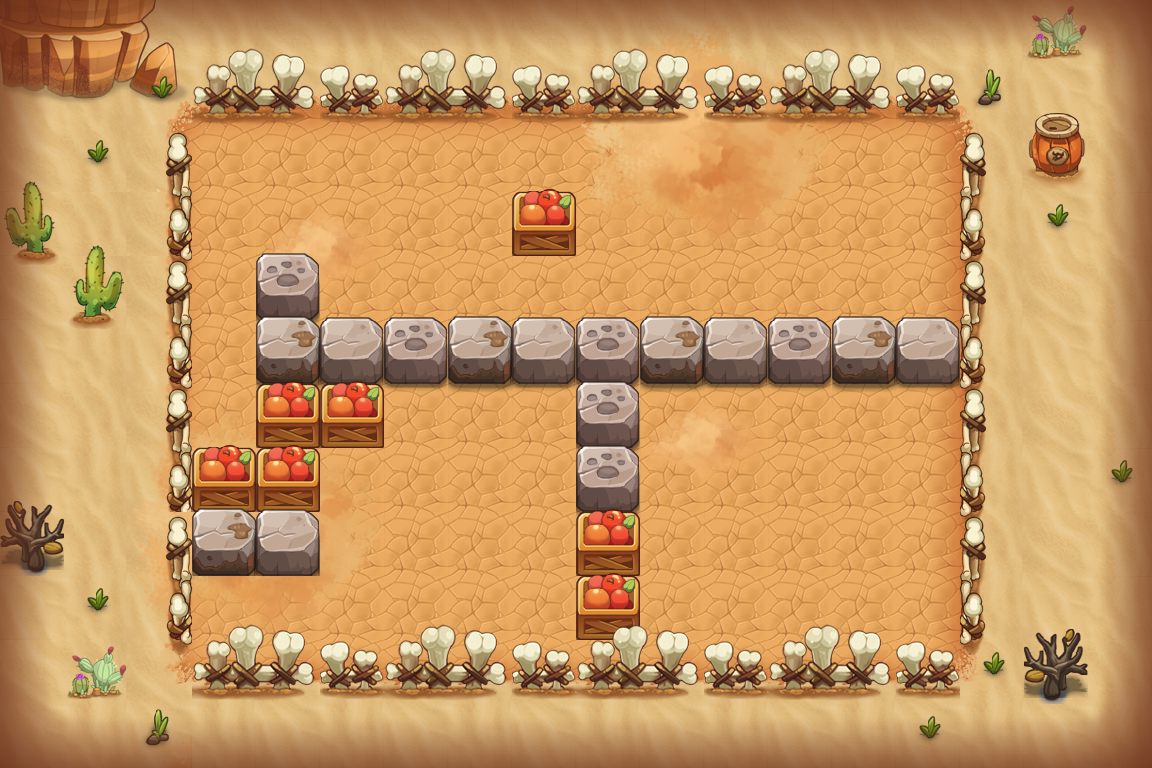

This is a level from a 2D game, rendered from its Tiled map with the project's own tilesets. A one-line summary and the map file follow, with tile-layer data summarised:
An orthogonal 18x12 tile map with 64x64 px tiles, 15 tile layers (PASS, 块层 2, 块层 4, 块层 15, ...) and 14 objects (8x TRAP, 3x dcq5, 2x BOMB, PLAYER).

<map version="1.0" orientation="orthogonal" width="18" height="12" tilewidth="64" tileheight="64">
 <properties>
  <property name="DESTRY1" value="255" />
  <property name="DESTRY2" value="314" />
  <property name="DESTRY3" value="149" />
  <property name="DESTRY4" value="177" />
  <property name="DESTRY_COUNT" value="4" />
  <property name="EXP" value="445" />
  <property name="ITEM" value="D011" />
  <property name="MONEY" value="683" />
 </properties>
 <tileset firstgid="1" name="hmpy" tilewidth="64" tileheight="64">
  <image source="hmpy-hd.png" width="1000" height="2048" />
 </tileset>
 <layer name="PASS" width="18" height="12">
  <data>[216 cells, 145 non-empty, 10 distinct tile ids]</data>
 </layer>
 <layer name="块层 2" width="18" height="12">
  <data>[216 cells, 147 non-empty, 32 distinct tile ids]</data>
 </layer>
 <layer name="块层 4" width="18" height="12">
  <data>[216 cells, 24 non-empty, 4 distinct tile ids]</data>
 </layer>
 <layer name="块层 15" width="18" height="12">
  <data>[216 cells, 60 non-empty, 34 distinct tile ids]</data>
 </layer>
 <layer name="块层 3" width="18" height="12">
  <data>[216 cells, 61 non-empty, 10 distinct tile ids]</data>
 </layer>
 <layer name="块层 5" width="18" height="12">
  <data>[216 cells, 23 non-empty, 4 distinct tile ids]</data>
 </layer>
 <layer name="SHELTER 9" width="18" height="12">
  <data>[216 cells, 12 non-empty, 3 distinct tile ids]</data>
 </layer>
 <layer name="SHELTER 8" width="18" height="12">
  <data>[216 cells, 1 non-empty, 1 distinct tile ids]</data>
 </layer>
 <layer name="SHELTER 7" width="18" height="12">
  <data>[216 cells, 3 non-empty, 3 distinct tile ids]</data>
 </layer>
 <layer name="SHELTER 6" width="18" height="12">
  <data>[216 cells, 3 non-empty, 2 distinct tile ids]</data>
 </layer>
 <layer name="SHELTER 5" width="18" height="12">
  <data>[216 cells, 3 non-empty, 2 distinct tile ids]</data>
 </layer>
 <layer name="SHELTER 4" width="18" height="12">
  <data>[216 cells, 11 non-empty, 3 distinct tile ids]</data>
 </layer>
 <layer name="SHELTER 3" width="18" height="12">
  <data>[216 cells, 1 non-empty, 1 distinct tile ids]</data>
 </layer>
 <layer name="SHELTER 2" width="18" height="12">
  <data>[216 cells, 1 non-empty, 1 distinct tile ids]</data>
 </layer>
 <objectgroup name="对象层 1" width="36" height="24">
  <object name="PLAYER" type="PLAYER" x="832" y="192" width="64" height="64" />
  <object name="tnt1" type="BOMB" x="768" y="512" width="64" height="64">
   <properties>
    <property name="bomb_ani" value="tnt_bomb.bomb" />
    <property name="bomb_damage" value="9999" />
    <property name="bomb_power" value="1" />
   </properties>
  </object>
  <object name="tnt2" type="BOMB" x="384" y="512" width="64" height="64">
   <properties>
    <property name="bomb_ani" value="tnt_bomb.bomb" />
    <property name="bomb_damage" value="9999" />
    <property name="bomb_power" value="1" />
   </properties>
  </object>
  <object name="senser1" type="TRAP" x="448" y="256" width="64" height="64">
   <properties>
    <property name="trap_floor" value="true" />
    <property name="trap_script" value="trap_onTNTSenser(&quot;tnt1&quot;);" />
    <property name="trap_start_mode" value="0" />
   </properties>
  </object>
  <object name="senser2" type="TRAP" x="704" y="128" width="64" height="64">
   <properties>
    <property name="trap_floor" value="true" />
    <property name="trap_script" value="trap_onTNTSenser(&quot;tnt2&quot;);" />
    <property name="trap_start_mode" value="0" />
   </properties>
  </object>
  <object name="zi_dan_right1" type="TRAP" x="320" y="256" width="64" height="64">
   <properties>
    <property name="trap_ani" value="fire_cat_right.actor" />
    <property name="trap_delay" value="2" />
    <property name="trap_id" value="0" />
    <property name="trap_script" value="trap(&quot;zi_dan_right1&quot;):setAtkPower(target(&quot;PLAYER&quot;):getHP()*0.1);trap(&quot;zi_dan_right1&quot;):turnRight(); trap(&quot;zi_dan_right1&quot;):getAI():getActions():addObject( AIUseSkill:create(   SkillLua:create(&quot;skill_0001&quot;)  )  );" />
    <property name="trap_start_mode" value="2" />
    <property name="trap_state" value="open" />
   </properties>
  </object>
  <object name="zi_dan_up1" type="TRAP" x="704" y="256" width="64" height="64">
   <properties>
    <property name="trap_ani" value="fire_cat_up.actor" />
    <property name="trap_delay" value="2" />
    <property name="trap_id" value="0" />
    <property name="trap_script" value="trap(&quot;zi_dan_up1&quot;):setAtkPower(target(&quot;PLAYER&quot;):getHP()*0.1);trap(&quot;zi_dan_up1&quot;):turnUp(); trap(&quot;zi_dan_up1&quot;):getAI():getActions():addObject( AIUseSkill:create(   SkillLua:create(&quot;skill_0001&quot;)  )  );" />
    <property name="trap_start_mode" value="2" />
    <property name="trap_state" value="open" />
   </properties>
  </object>
  <object name="mp1" type="TRAP" x="896" y="256" width="64" height="64">
   <properties>
    <property name="trap_ani" value="mp.actor" />
    <property name="trap_floor" value="true" />
    <property name="trap_id" value="0" />
    <property name="trap_script" value="trap_moveto(&quot;PLAYER&quot;, &quot;mp1&quot;,target(&quot;mp2&quot;):getX(),target(&quot;mp2&quot;):getY() );" />
    <property name="trap_sound_id" value="1" />
    <property name="trap_start_mode" value="0" />
    <property name="trap_state" value="open" />
   </properties>
  </object>
  <object name="mp2" type="TRAP" x="192" y="576" width="64" height="64">
   <properties>
    <property name="trap_ani" value="mp.actor" />
    <property name="trap_floor" value="true" />
    <property name="trap_id" value="0" />
    <property name="trap_script" value="trap_moveto(&quot;PLAYER&quot;, &quot;mp2&quot;,target(&quot;mp1&quot;):getX(),target(&quot;mp1&quot;):getY() );" />
    <property name="trap_sound_id" value="1" />
    <property name="trap_start_mode" value="0" />
    <property name="trap_state" value="open" />
   </properties>
  </object>
  <object name="dcq5" x="832" y="448" width="64" height="64">
   <properties>
    <property name="lua_ai" value="monster_dcq_ai" />
    <property name="quality" value="dcq5.quality" />
   </properties>
  </object>
  <object name="dcq5" x="256" y="192" width="64" height="64">
   <properties>
    <property name="lua_ai" value="monster_dcq_ai" />
    <property name="quality" value="dcq5.quality" />
   </properties>
  </object>
  <object name="dcq5" x="448" y="448" width="64" height="64">
   <properties>
    <property name="lua_ai" value="monster_dcq_ai" />
    <property name="quality" value="dcq5.quality" />
   </properties>
  </object>
  <object name="triger2" type="TRAP" x="704" y="128" width="64" height="64">
   <properties>
    <property name="trap_ani" value="tnt_triger.actor" />
    <property name="trap_floor" value="true" />
    <property name="trap_script" value="trap_onTNTBombTrap(&quot;triger2&quot;,&quot;tnt2&quot;);" />
    <property name="trap_sound_id" value="3" />
    <property name="trap_start_mode" value="3" />
    <property name="trap_state" value="open" />
   </properties>
  </object>
  <object name="triger1" type="TRAP" x="448" y="256" width="64" height="64">
   <properties>
    <property name="trap_ani" value="tnt_triger.actor" />
    <property name="trap_floor" value="true" />
    <property name="trap_script" value="trap_onTNTBombTrap(&quot;triger1&quot;,&quot;tnt1&quot;);" />
    <property name="trap_sound_id" value="3" />
    <property name="trap_start_mode" value="3" />
    <property name="trap_state" value="open" />
   </properties>
  </object>
 </objectgroup>
 <layer name="块层 14" width="18" height="12">
  <data>[216 cells, 100 non-empty, 6 distinct tile ids]</data>
 </layer>
</map>
